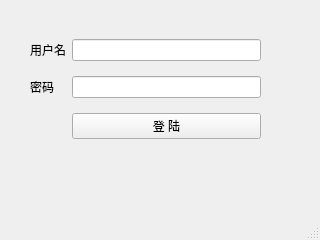
<?xml version="1.0" encoding="UTF-8"?>
<ui version="4.0">
 <class>MainWindow</class>
 <widget class="QMainWindow" name="MainWindow">
  <property name="geometry">
   <rect>
    <x>0</x>
    <y>0</y>
    <width>320</width>
    <height>240</height>
   </rect>
  </property>
  <property name="windowTitle">
   <string>MainWindow</string>
  </property>
  <widget class="QWidget" name="centralwidget">
   <widget class="QWidget" name="gridLayoutWidget">
    <property name="geometry">
     <rect>
      <x>30</x>
      <y>30</y>
      <width>231</width>
      <height>121</height>
     </rect>
    </property>
    <layout class="QGridLayout" name="gridLayout">
     <item row="0" column="1">
      <layout class="QVBoxLayout" name="verticalLayout">
       <item>
        <widget class="QLineEdit" name="lineEdit"/>
       </item>
      </layout>
     </item>
     <item row="1" column="1">
      <widget class="QLineEdit" name="lineEdit_2"/>
     </item>
     <item row="1" column="0">
      <widget class="QLabel" name="label_2">
       <property name="text">
        <string>密码 </string>
       </property>
      </widget>
     </item>
     <item row="0" column="0">
      <widget class="QLabel" name="label">
       <property name="text">
        <string>用户名</string>
       </property>
      </widget>
     </item>
     <item row="2" column="1">
      <widget class="QPushButton" name="pushButton">
       <property name="text">
        <string>登 陆</string>
       </property>
      </widget>
     </item>
    </layout>
   </widget>
  </widget>
  <widget class="QMenuBar" name="menubar">
   <property name="geometry">
    <rect>
     <x>0</x>
     <y>0</y>
     <width>320</width>
     <height>23</height>
    </rect>
   </property>
  </widget>
  <widget class="QStatusBar" name="statusbar"/>
 </widget>
 <resources/>
 <connections/>
</ui>
